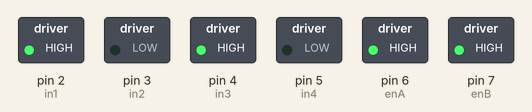
Bench run of a sketch on a simulated Arduino Uno, built with avr-gcc and run on an emulated ATmega328P. On the bench: switched loads named in the sketch (green lamp = pin HIGH).

Above: at 2.5 s.
At 7.5 s:
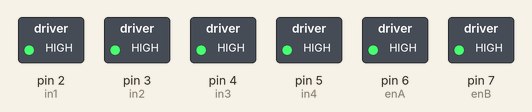
Timing chart, 0 to 11.5 s (numbered marks = the images above):
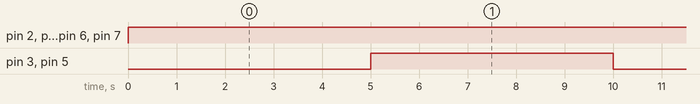

Measured:
- by itself, pin 2 (in1), pin 4 (in3), pin 6 (enA), pin 7 (enB): LOW → HIGH at 0.00 s
- by itself, pin 3 (in2), pin 5 (in4): alternates HIGH for 5.0 s and LOW for 5.0 s

The sketch:

Driver_Motor.ino
```cpp
#include <Servo.h>
Servo servo1;
Servo servo2;


int enA = 6;
int enB = 7;
int in1 = 2;
int in2 = 3;
int in3 = 4;
int in4 = 5;

int motorSpeedA = 0;
int motorSpeedB = 0;


void setup() {

  pinMode(enA, OUTPUT);
  pinMode(enB, OUTPUT);
  pinMode(in1, OUTPUT);
  pinMode(in2, OUTPUT);
  pinMode(in3, OUTPUT);
  pinMode(in4, OUTPUT);
}


void loop() {
    motorSpeedA = 255;  //range 0-255
    motorSpeedB = 255;  //range 0-255
    analogWrite(enA, motorSpeedA); // Send PWM signal to motor A
    analogWrite(enB, motorSpeedB); // Send PWM signal to motor B

    digitalWrite(in1, HIGH);
    digitalWrite(in2, LOW);
    digitalWrite(in3, HIGH);
    digitalWrite(in4, LOW);
    delay(5000);

    digitalWrite(in1, HIGH);
    digitalWrite(in2, HIGH);
    digitalWrite(in3, HIGH);
    digitalWrite(in4, HIGH);
    delay(5000);


}
```
